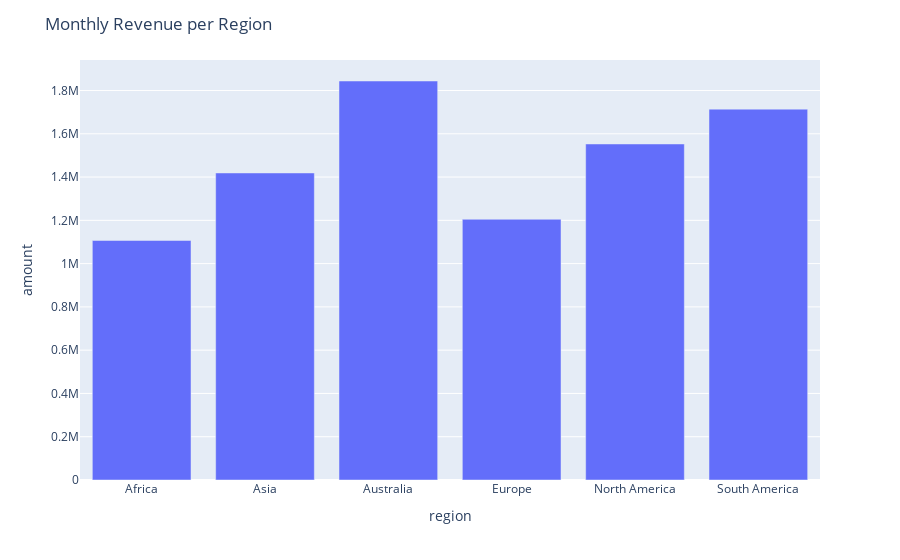

Write notebook code for a chart like this one.
### Code cell
fig

### Figure 1 — Plotly figure (JSON) as saved in the notebook; plotly's stock layout.template omitted (floating-point values rounded to 4 significant figures)
{"data": [{"alignmentgroup": "True", "hovertemplate": "region=%{x}<br>amount=%{y}<extra></extra>", "legendgroup": "", "marker": {"color": "#636efa", "pattern": {"shape": ""}}, "name": "", "offsetgroup": "", "orientation": "v", "showlegend": false, "textposition": "auto", "type": "bar", "x": ["Africa", "Asia", "Australia", "Europe", "North America", "South America"], "xaxis": "x", "y": [1107000, 1419000, 1844000, 1205000, 1553000, 1714000], "yaxis": "y"}], "layout": {"barmode": "relative", "legend": {"tracegroupgap": 0}, "margin": {"t": 60}, "title": {"text": "Monthly Revenue per Region"}, "xaxis": {"anchor": "y", "domain": [0, 1], "title": {"text": "region"}}, "yaxis": {"anchor": "x", "domain": [0, 1], "title": {"text": "amount"}}}}
